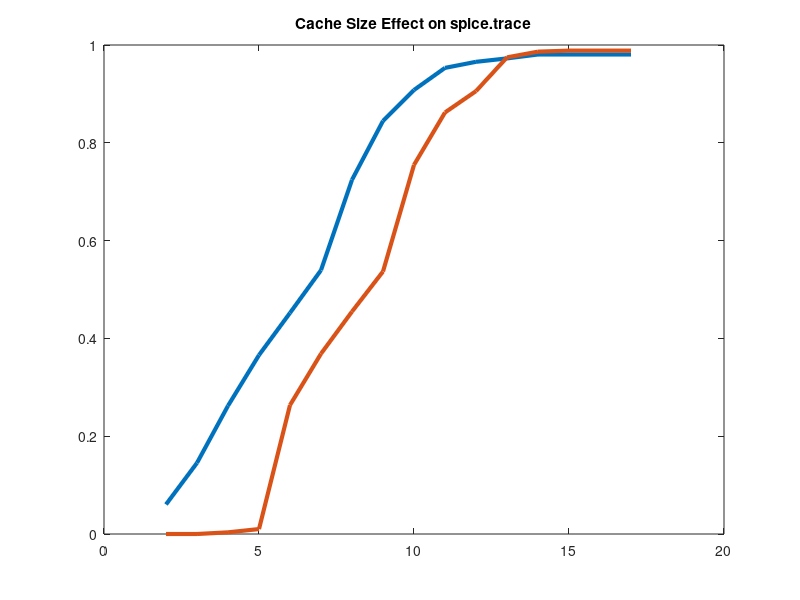
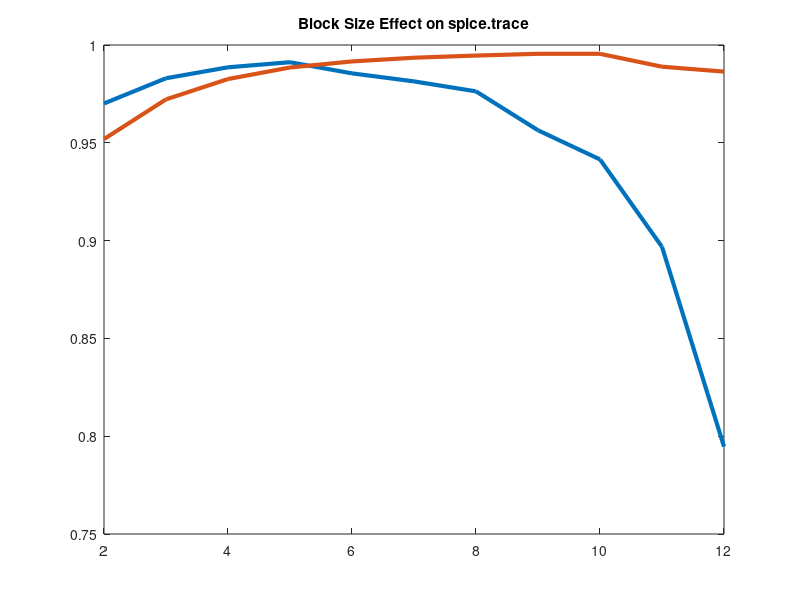
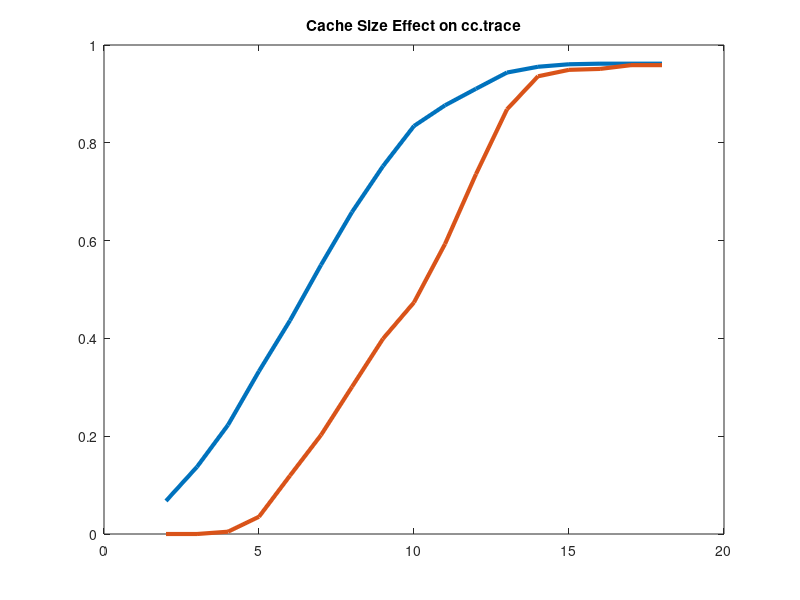
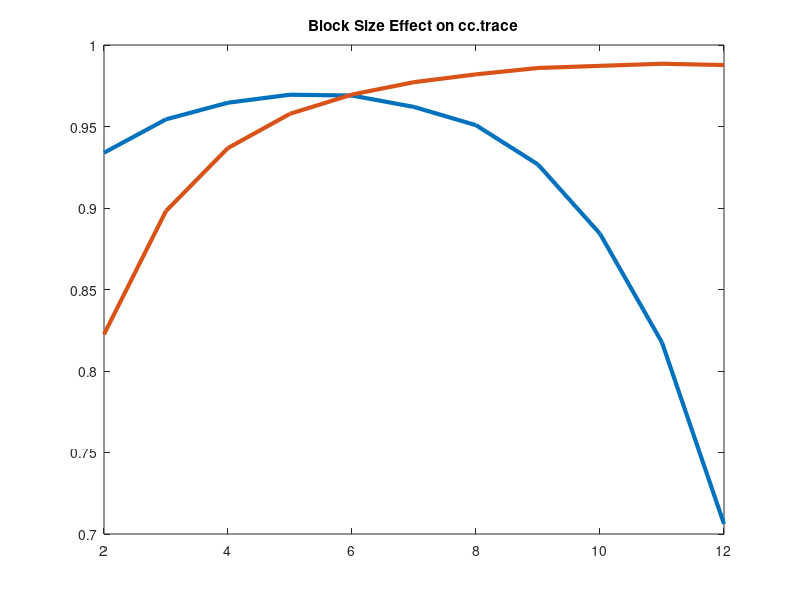

Here is the MATLAB script that generated these plots, in order:
data1=[4, 0.0604, 0.0000
8, 0.1454, 0.0000
16, 0.2622, 0.0034
32, 0.3659, 0.0101
64, 0.4521, 0.2636
128, 0.5395, 0.3687
256, 0.7243, 0.4548
512, 0.8448, 0.5368
1024, 0.9080, 0.7548
2048, 0.9532, 0.8620
4096, 0.9656, 0.9057
8192, 0.9726, 0.9747
16384, 0.9806, 0.9864
32768, 0.9806, 0.9885
65536, 0.9806, 0.9885
131072, 0.9806, 0.9885];

datacc1 = [4, 0.0676, 0.0000
8, 0.1373, 0.0000
16, 0.2229, 0.0047
32, 0.3330, 0.0353
64, 0.4366, 0.1194
128, 0.5502, 0.2023
256, 0.6583, 0.3010
512, 0.7523, 0.3993
1024, 0.8344, 0.4736
2048, 0.8766, 0.5930
4096, 0.9105, 0.7360
8192, 0.9437, 0.8684
16384, 0.9555, 0.9360
32768, 0.9606, 0.9492
65536, 0.9618, 0.9511
131072, 0.9618, 0.9588
262144, 0.9618, 0.9588];

datatex1 = [4, 0.0001, 0.0000
8, 0.2222, 0.0000
16, 0.3333, 0.0000
32, 0.5713, 0.1874
64, 0.9204, 0.1874
128, 0.9365, 0.1874
256, 0.9365, 0.5433
512, 0.9365, 0.9991
1024, 0.9365, 0.9997
2048, 0.9365, 0.9997
4096, 0.9365, 0.9997
8192, 0.9365, 0.9997
16384, 0.9365, 0.9997
32768, 0.9595, 0.9997
65536, 0.9595, 0.9997
131072, 0.9595, 0.9997
262144, 0.9595, 0.9997];

data2 = [4, 0.9701, 0.9519
8, 0.9830, 0.9722
16, 0.9886, 0.9826
32, 0.9912, 0.9885
64, 0.9855, 0.9916
128, 0.9814, 0.9935
256, 0.9763, 0.9946
512, 0.9564, 0.9955
1024, 0.9415, 0.9955
2048, 0.8968, 0.9889
4096, 0.7947, 0.9864];

datacc2 = [4, 0.9339, 0.8225
8, 0.9544, 0.8982
16, 0.9646, 0.9368
32, 0.9695, 0.9578
64, 0.9690, 0.9696
128, 0.9620, 0.9772
256, 0.9508, 0.9820
512, 0.9267, 0.9859
1024, 0.8842, 0.9872
2048, 0.8175, 0.9885
4096, 0.7062, 0.9877];

datatex2 = [4, 0.9365, 0.9997
8, 0.9682, 0.9999
16, 0.9841, 0.9999
32, 0.9920, 1.0000
64, 0.9959, 1.0000
128, 0.9976, 1.0000
256, 0.9969, 1.0000
512, 0.9919, 1.0000
1024, 0.9633, 1.0000
2048, 0.9100, 1.0000
4096, 0.8095, 0.9750];

dataspice3 = [1, 0.9608, 0.9885;
2, 0.9814, 0.9935;
4, 0.9951, 0.9945;
8, 0.9960, 0.9943;
16, 0.9964, 0.9942;
32, 0.9966, 0.9942;
64, 0.9966, 0.9941;];

datacc3 = [1, 0.9385, 0.9737
2, 0.9620, 0.9772
4, 0.9702, 0.9791
8, 0.9737, 0.9791
16, 0.9750, 0.9798
32, 0.9756, 0.9802
64, 0.9755, 0.9801];

datatex3 = [1, 0.9868, 1.0000
2, 0.9976, 1.0000
4, 0.9980, 1.0000
8, 0.9980, 1.0000
16, 0.9980, 1.0000
32, 0.9980, 1.0000
64, 0.9980, 1.0000];

figure(1);
x = data1(:,1);
y_i = data1(:,2);
y_d = data1(:,3);
plot(log2(x),y_i,'LineWidth',3);title("Cache Size Effect on spice.trace")
hold on;
plot(log2(x),y_d,'LineWidth',3);

figure(2);
x = data2(:,1);
y_i = data2(:,2);
y_d = data2(:,3);
plot(log2(x),y_i,'LineWidth',3);title("Block Size Effect on spice.trace")
hold on;
plot(log2(x),y_d,'LineWidth',3);

figure(3);
x = datacc1(:,1);
y_i = datacc1(:,2);
y_d = datacc1(:,3);
plot(log2(x),y_i,'LineWidth',3);title("Cache Size Effect on cc.trace")
hold on;
plot(log2(x),y_d,'LineWidth',3);

figure(4);
x = datacc2(:,1);
y_i = datacc2(:,2);
y_d = datacc2(:,3);
plot(log2(x),y_i,'LineWidth',3);title("Block Size Effect on cc.trace")
hold on;
plot(log2(x),y_d,'LineWidth',3);

figure(5);
x = datatex1(:,1);
y_i = datatex1(:,2);
y_d = datatex1(:,3);
plot(log2(x),y_i,'LineWidth',3);title("Cache Size Effect on tex.trace")
hold on;
plot(log2(x),y_d,'LineWidth',3);

figure(6);
x = datatex2(:,1);
y_i = datatex2(:,2);
y_d = datatex2(:,3);
plot(log2(x),y_i,'LineWidth',3);title("Block Size Effect on tex.trace")
hold on;
plot(log2(x),y_d,'LineWidth',3);

figure(7);
x = dataspice3(:,1);
y_i = dataspice3(:,2);
y_d = dataspice3(:,3);
plot(log2(x),y_i,'LineWidth',3);title("Associativity Effect on spice.trace")
hold on;
plot(log2(x),y_d,'LineWidth',3);

figure(8);
x = datacc3(:,1);
y_i = datacc3(:,2);
y_d = datacc3(:,3);
plot(log2(x),y_i,'LineWidth',3);title("Associativity Effect on cc.trace")
hold on;
plot(log2(x),y_d,'LineWidth',3);

figure(9);
x = datatex3(:,1);
y_i = datatex3(:,2);
y_d = datatex3(:,3);
plot(log2(x),y_i,'LineWidth',3);title("Associativity Effect on tex.trace")
hold on;
plot(log2(x),y_d,'LineWidth',3);